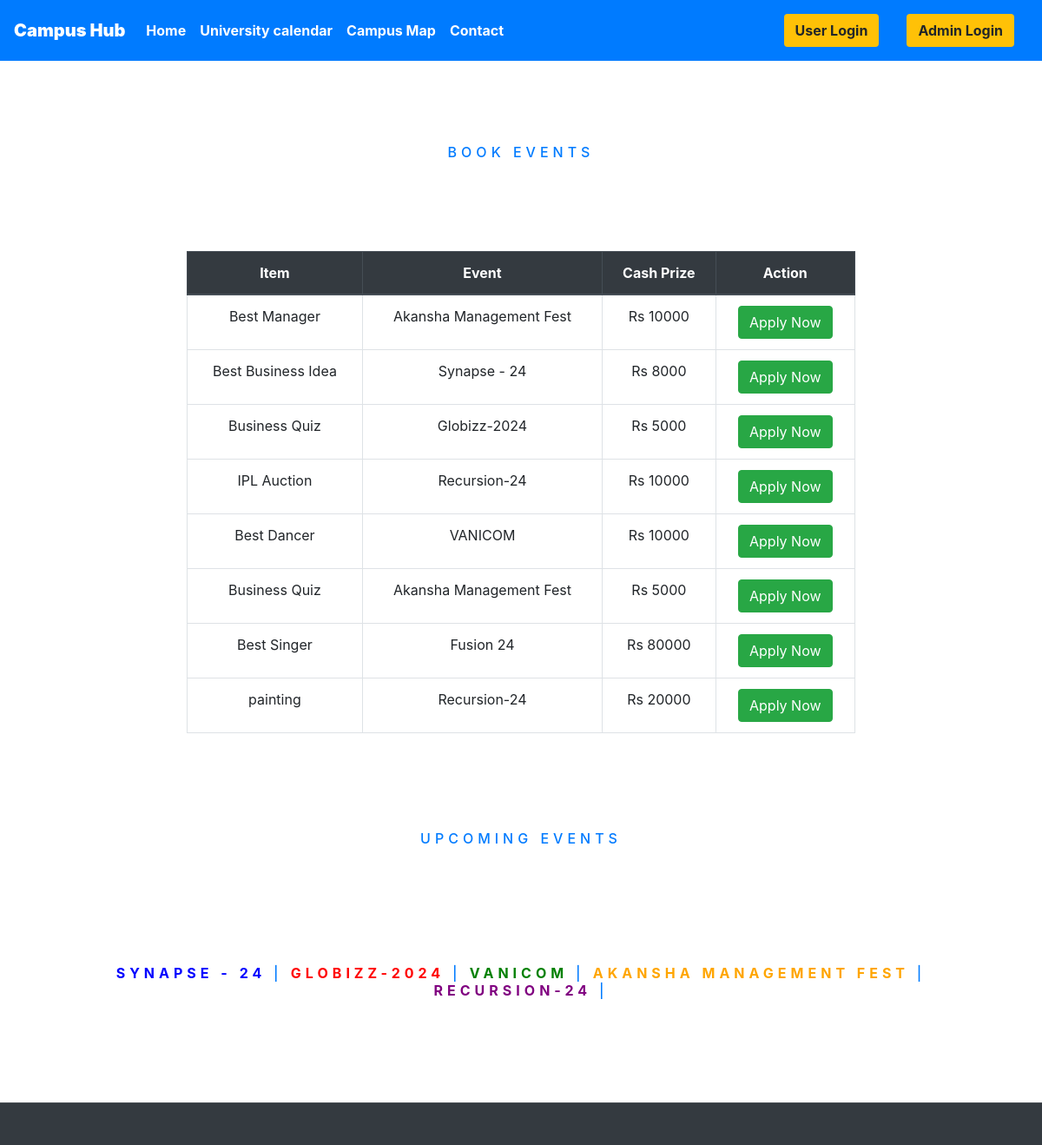
The page / on the database its author committed.
### Myapplication/models.py (models this page shows, shortened)
class Packages(models.Model):
        PACKAGE_STATUS = (
            ("1", "available"),
            ("2", "not available"),
        )
        PACKAGE_TYPE = (
            ("1", "Diamond"),
            ("2", "Gold"),
            ("3", "Silver"),
        )
        package_type = models.CharField(max_length=50, choices=PACKAGE_TYPE)
        capacity = models.IntegerField()
        price = models.IntegerField()
        agency = models.ForeignKey(Agencys, on_delete=models.CASCADE)
        status = models.CharField(choices=PACKAGE_STATUS, max_length=15)
        packagenumber = models.IntegerField()

class Agencys(models.Model):
    name = models.CharField(max_length=30, default="TravelerHub")
    owner = models.CharField(max_length=20)
    location = models.CharField(max_length=50)
    state = models.CharField(max_length=50, default="Kerala")
    country = models.CharField(max_length=50, default="india")

### Myapplication/views.py (the view)
# urls.py: path('', views.homepage,name="homepage"),
def homepage(request):
    all_location = Agencys.objects.values_list('location', 'id').distinct().order_by()
    packages = Packages.objects.all()
    data = {'packages': packages, 'all_location': all_location}
    response = render(request, 'index.html', data)
    return HttpResponse(response)

### templates/index.html (shortened to what this page needs)
{% extends 'basic.html' %}
{% block body %}
    {% load static %}
    {% if user.is_staff == False %}
    <section>
        <div class="container-fluid py-5">
            <div class="container pt-5 pb-3">
                <div class="text-center mb-3 pb-3">
                    <h6 class="text-primary text-uppercase" style="letter-spacing: 5px;">BOOK EVENTS</h6>
                </div>
            </div>
        </div>
    </section>
    <div class="container-fluid">
        <div class="row justify-content-center">
            <div class="col-md-8">
                <div class="table-responsive">
                    <table class="table table-bordered">
                        <thead class="thead-dark text-center">
                            <tr>
                                <th scope="col">Item</th>
                                <th scope="col">Event</th>
                                <th scope="col">Cash Prize</th>
                                <th scope="col">Action</th>
                            </tr>
                        </thead>
                        <tbody class="text-center">
                            {% for r in packages %}
                                <tr>
                                    <td>{{ r.get_package_type_display }}</td>
                                    <td>{{ r.agency.location }}</td>
                                    <td>Rs {{ r.price }}</td>
                                    <td class="text-center"><a href="/user/book-package?packageid={{r.id}}" class="btn btn-success">Apply Now</a></td>
                                </tr>
                            {% endfor %}
                        </tbody>
                    </table>
                </div>
            </div>
        </div>
    </div>
    {% endif %}
    <div class="container-fluid py-5">
        <div class="container pt-5 pb-3">
            <div class="text-center mb-3 pb-3">
                <h6 class="text-primary text-uppercase" style="letter-spacing: 5px;">Upcoming Events</h6>
            </div>
            <div class="container-fluid py-5">
                <div class="container pt-5 pb-3">
                    <div class="text-center mb-3 pb-3">
                        <h6 class="text-primary text-uppercase" style="letter-spacing: 5px;">
                            <marquee behavior="scroll" direction="left" scrollamount="5">
                            <span style="color: blue; font-weight: bold;">Synapse - 24 </span>|
                            <span style="color: red; font-weight: bold;">Globizz-2024 </span>|
                            <span style="color: green; font-weight: bold;">VANICOM </span>|
                            <span style="color: orange; font-weight: bold;">Akansha Management Fest </span>|
                            <span style="color: purple; font-weight: bold;">Recursion-24 </span>|
                        </marquee>
                        </h6>
                    </div>
                </div>
            </div>
        </div>
    </div>
{% endblock body %}

### templates/basic.html (style rules this page uses)
a { text-decoration: none; }

### rows shown on the page
Packages: package_type "Best Manager", agency.location "Akansha Management Fest", price "10000"
Packages: package_type "Best Business Idea", agency.location "Synapse - 24", price "8000"
Packages: package_type "Business Quiz", agency.location "Globizz-2024", price "5000"
Packages: package_type "IPL Auction", agency.location "Recursion-24", price "10000"
Packages: package_type "Best Dancer", agency.location "VANICOM", price "10000"
Packages: package_type "Business Quiz", agency.location "Akansha Management Fest", price "5000"
Packages: package_type "Best Singer", agency.location "Fusion 24", price "80000"
Packages: package_type "painting", agency.location "Recursion-24", price "20000"
